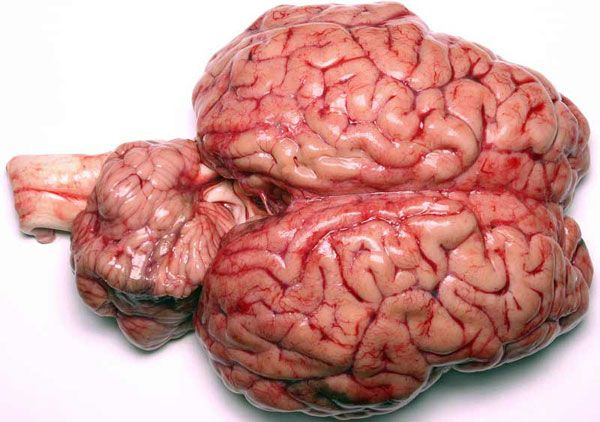
#> input picture brain.jpg, 600 x 422 px
$ python brain_contours_detection.py
#> lines starting #> are read from the running program, lines starting #| are printed output that depends on the picture; after the words box and inside, x2 and y2 are one past the last pixel; in counts of white or black regions, pixels touching at a corner belong together
import cv2 as cv
import numpy as np

Brain=cv.imread('brain.jpg')
#> Brain is the input picture: shape (422, 600, 3); mean B, G, R 148.1, 152.7, 205.3
cv.imshow('Brain Real Footage',Brain)

blank=np.zeros(Brain.shape,dtype='uint8')

Grey =cv.cvtColor(Brain,cv.COLOR_BGR2GRAY)
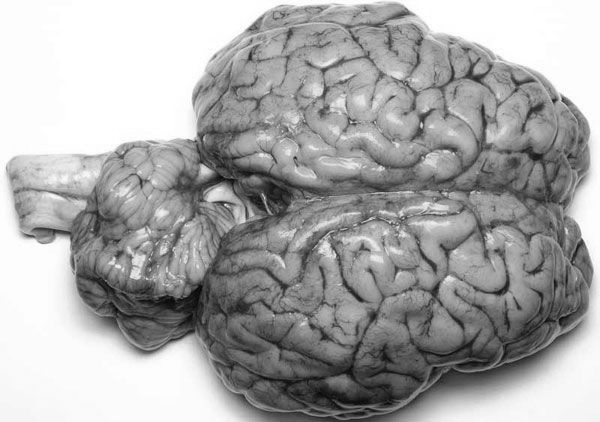
#> Grey: shape (422, 600); min 5, max 255, mean 167.9
cv.imshow('Gray Brain Photo',Grey)

canny=cv.Canny(Brain,125,175)
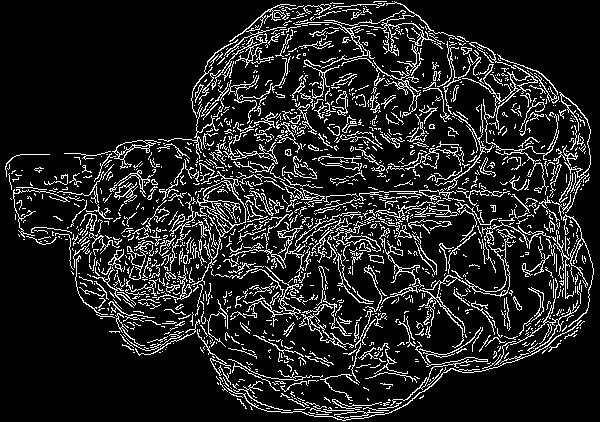
#> canny: shape (422, 600); 13% white in thin lines or dots
cv.imshow('Canny Pic of Brain',canny)


ret,thres=cv.threshold(Brain,145,145,cv.BORDER_DEFAULT)
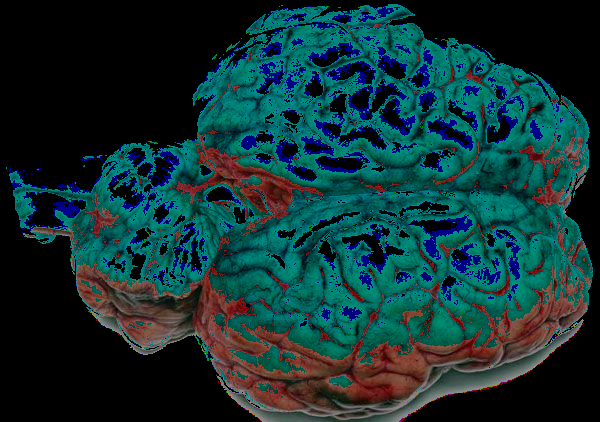
#> thres: shape (422, 600, 3); mean B, G, R 51.5, 49.4, 16.1
cv.imshow('Thresold brain Picture',thres)

contour,hieraraches=cv.findContours(canny,cv.RETR_LIST,cv.CHAIN_APPROX_SIMPLE)
#> contour = 1758 contours, 1617 with area under 20; largest, box (x1, y1, x2, y2) and area: (192, 171, 246, 260) 1278, (203, 181, 246, 226) 1060, (418, 238, 511, 348) 460, (462, 50, 559, 164) 396, (293, 1, 464, 69) 340
print(f'{len(contour)} contours find here!!')
#| 1758 contours find here!!

cv.drawContours(Brain,contour,-1,(0,0,255),1)
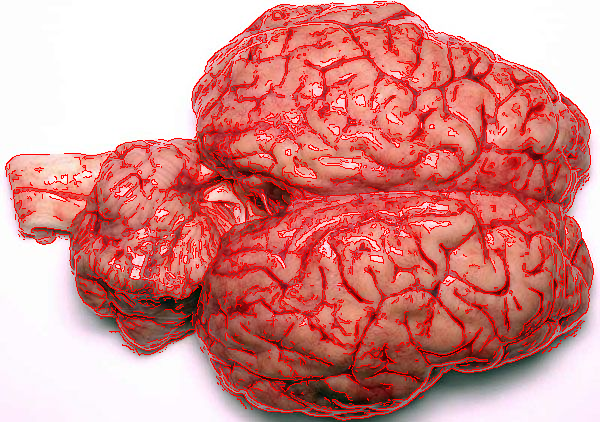
#> Brain: shape (422, 600, 3); 13.02% of pixels changed, all inside (x1, y1, x2, y2) = (5, 1, 594, 421)
cv.imshow('Contour',Brain)

cv.drawContours(blank,contour,-1,(0,0,255),1)
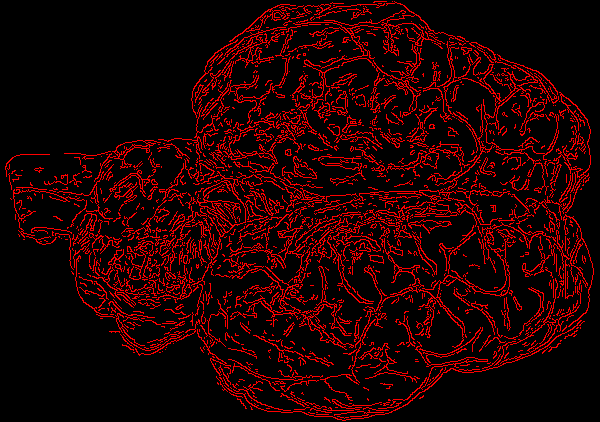
#> blank: shape (422, 600, 3); mean of channels 0, 1, 2 0, 0, 33.2; drawn as B, G, R
cv.imshow('Outline Contour',blank)
cv.waitKey(0)

$ run again, with cat.jpg copied over brain.jpg
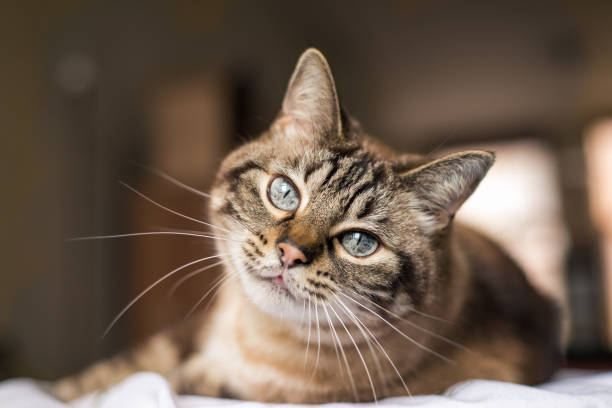
#> input picture cat.jpg, 612 x 408 px
#> Brain is the input picture: shape (408, 612, 3); mean B, G, R 78.2, 92.3, 109.7
#> canny: shape (408, 612); 5.4% white in thin lines or dots, all inside (x1, y1, x2, y2) = (0, 48, 612, 406)
#> `ret,thres=cv.threshold(Brain,145,145,cv.BORDER_DEFAULT)`:
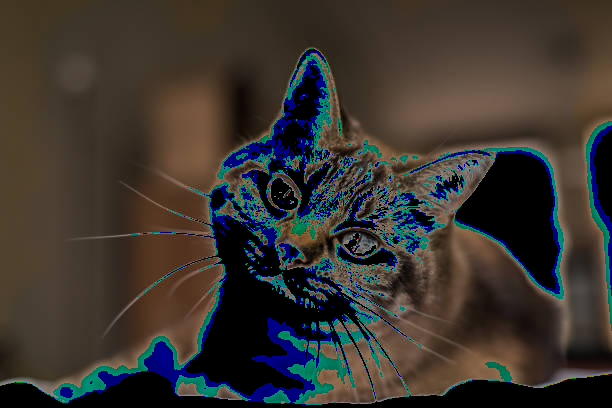
#> thres: shape (408, 612, 3); mean B, G, R 48, 53.1, 57.9
#> contour = 635 contours, 576 with area under 20; largest, box (x1, y1, x2, y2) and area: (273, 151, 387, 273) 608, (333, 227, 424, 297) 283, (328, 156, 358, 185) 252, (310, 188, 361, 239) 247, (356, 175, 416, 216) 242
#| 635 contours find here!!
#> Brain: shape (408, 612, 3); 5.41% of pixels changed, all inside (x1, y1, x2, y2) = (0, 48, 612, 406)
#> `cv.drawContours(blank,contour,-1,(0,0,255),1)`:
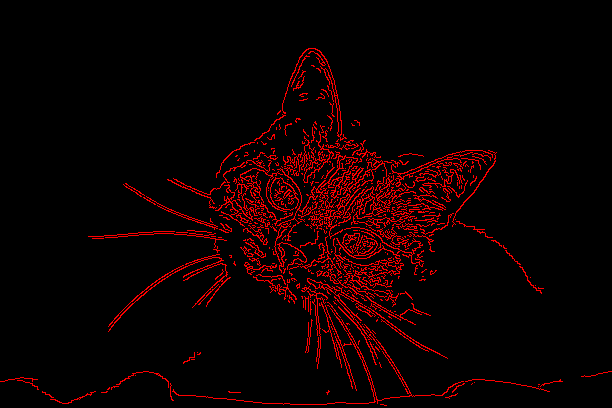
#> blank: shape (408, 612, 3); mean of channels 0, 1, 2 0, 0, 13.8; drawn as B, G, R

$ run again, with pia.jpg copied over brain.jpg
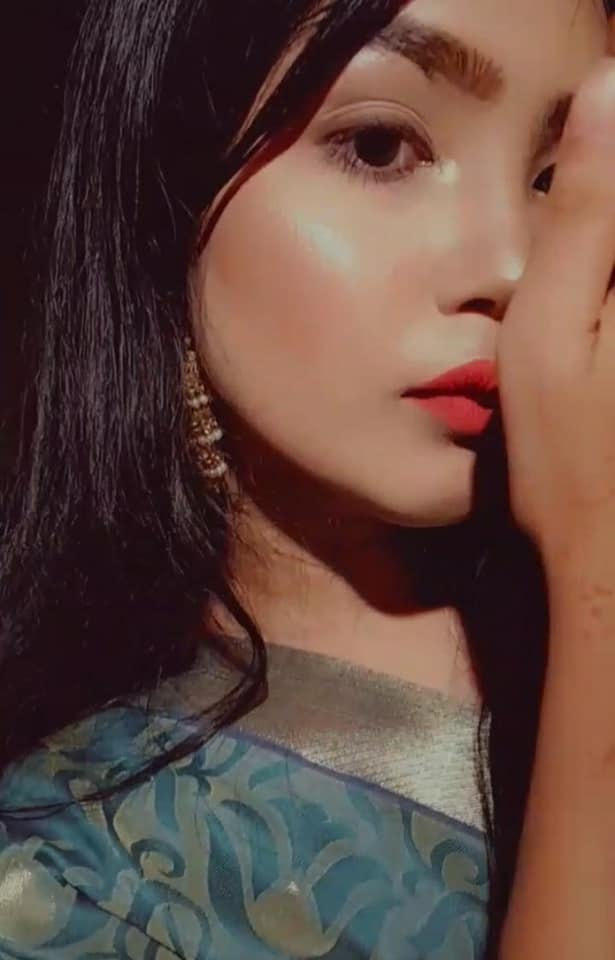
#> input picture pia.jpg, 615 x 960 px
#> Brain is the input picture: shape (960, 615, 3); mean B, G, R 64.4, 72, 97.7
#> canny: shape (960, 615); 2% white in thin lines or dots
#> `ret,thres=cv.threshold(Brain,145,145,cv.BORDER_DEFAULT)`:
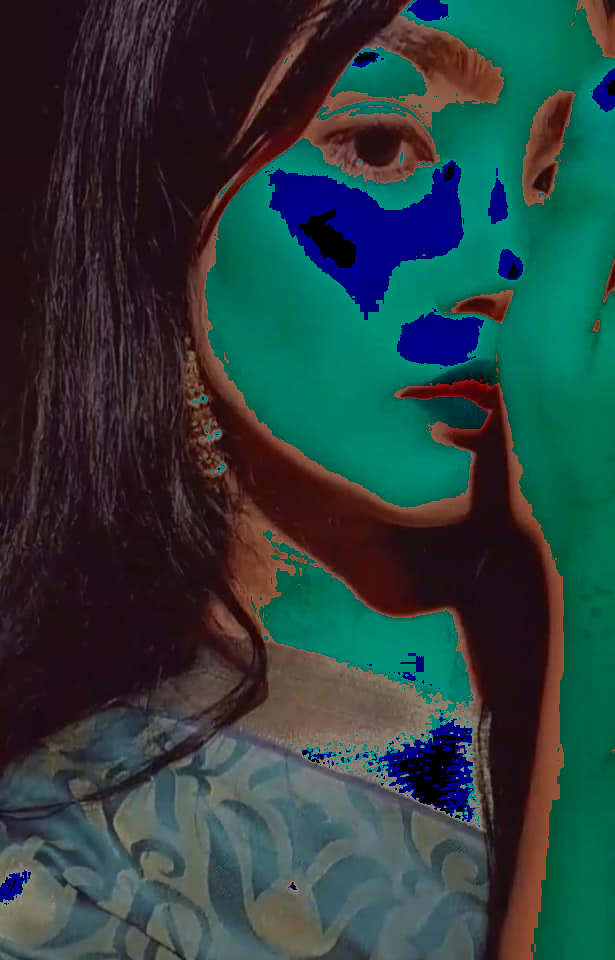
#> thres: shape (960, 615, 3); mean B, G, R 63.2, 64.6, 42.2
#> contour = 594 contours, 564 with area under 20; largest, box (x1, y1, x2, y2) and area: (195, 418, 222, 451) 271, (203, 455, 228, 478) 125, (199, 67, 345, 258) 118, (207, 428, 222, 442) 100, (198, 436, 213, 446) 73
#| 594 contours find here!!
#> Brain: shape (960, 615, 3); 1.98% of pixels changed, all inside (x1, y1, x2, y2) = (0, 0, 615, 960)
#> `cv.drawContours(blank,contour,-1,(0,0,255),1)`:
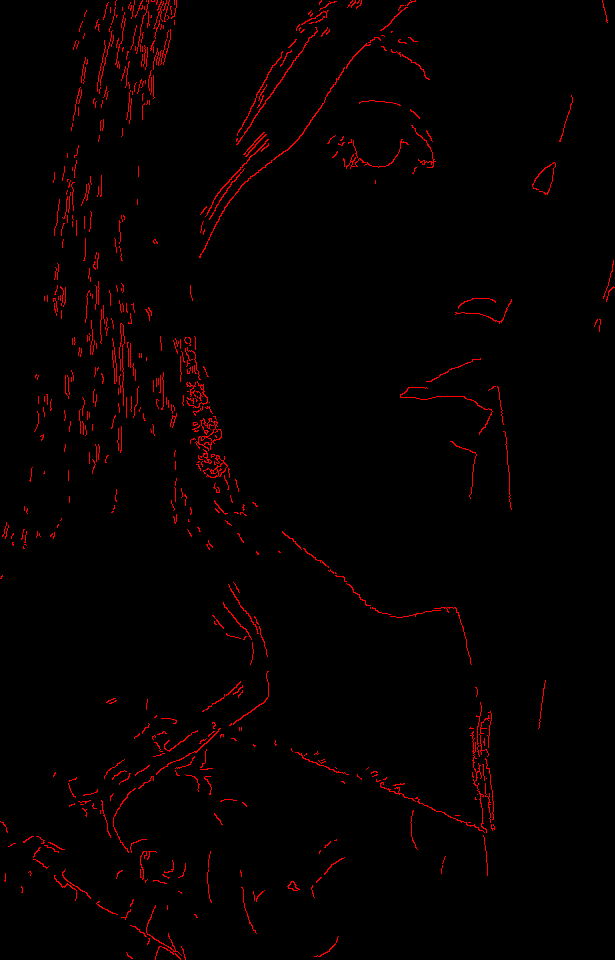
#> blank: shape (960, 615, 3); mean of channels 0, 1, 2 0, 0, 5.1; drawn as B, G, R
